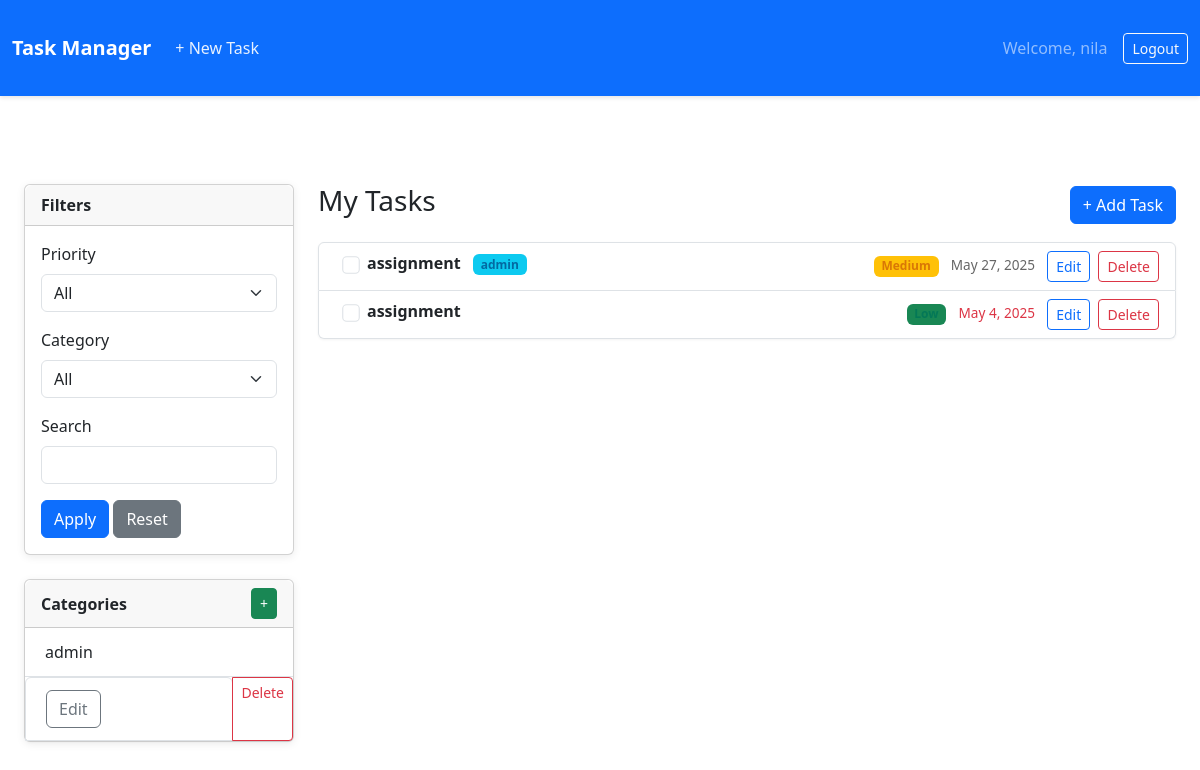
The page / (signed in) on the database as committed earlier.
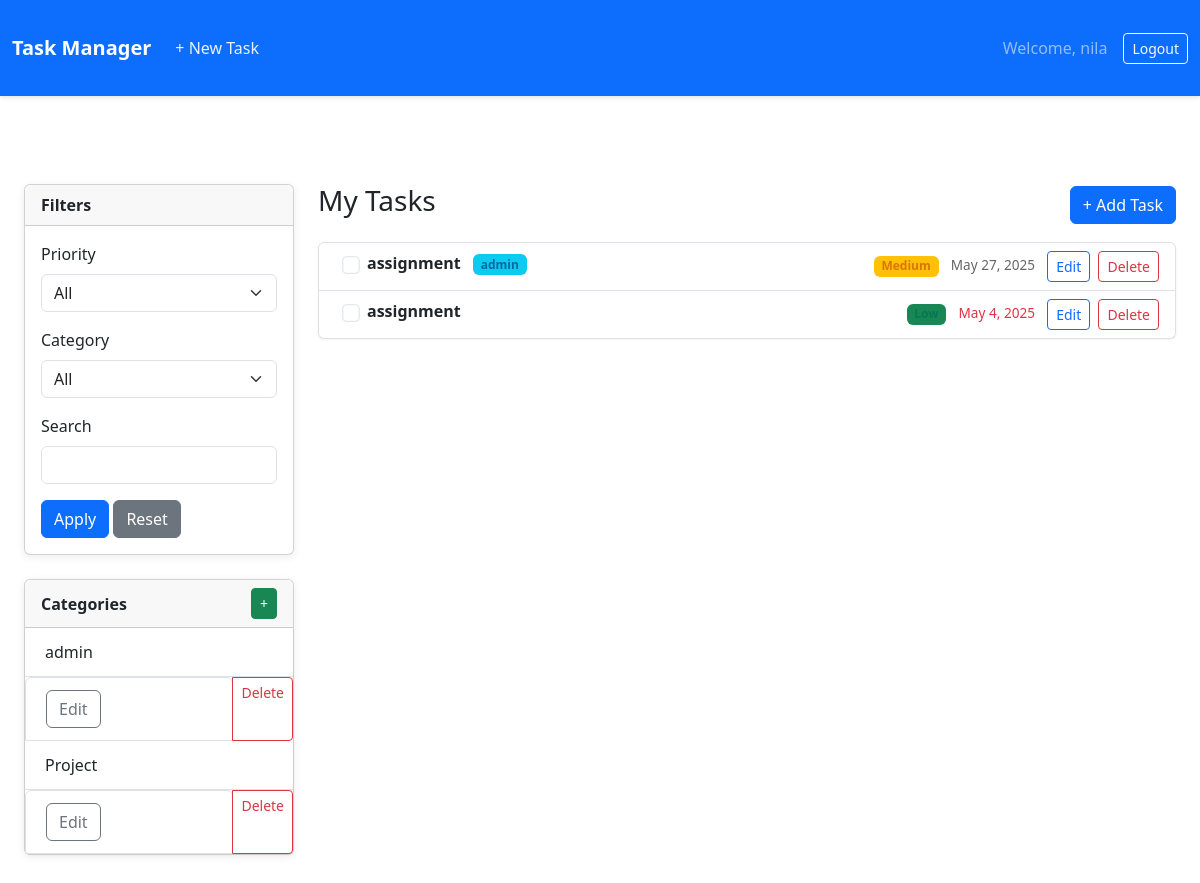
The same page on the database as committed later.
### taskmanager/models.py (models this page shows, shortened)
class Category(models.Model):
    name = models.CharField(max_length=100)
    user = models.ForeignKey(User, on_delete=models.CASCADE)
    class Meta:
        verbose_name_plural = "Categories"

class Task(models.Model):
    PRIORITY_CHOICES = (
        ('H', 'High'),
        ('M', 'Medium'),
        ('L', 'Low'),
    )
    title = models.CharField(max_length=200)
    description = models.TextField(blank=True, null=True)
    due_date = models.DateField(blank=True, null=True)
    completed = models.BooleanField(default=False)
    priority = models.CharField(max_length=1, choices=PRIORITY_CHOICES, default='M')
    category = models.ForeignKey(Category, on_delete=models.SET_NULL, blank=True, null=True)
    user = models.ForeignKey(User, on_delete=models.CASCADE)
    created_at = models.DateTimeField(auto_now_add=True)
    @property
    def is_overdue(self):
        if self.due_date and not self.completed:
            return self.due_date < timezone.now().date()
        return False

### taskmanager/views.py (the view)
# urls.py: path('', views.dashboard, name='dashboard'),
@login_required
def dashboard(request):
    tasks = Task.objects.filter(user=request.user).order_by('-created_at')
    categories = Category.objects.filter(user=request.user)
    category_form = CategoryForm()
    priority = request.GET.get('priority', '')
    category_id = request.GET.get('category', '')
    search_query = request.GET.get('search', '')  # Changed variable name
    if priority:
        tasks = tasks.filter(priority=priority)
    if category_id:
        tasks = tasks.filter(category_id=category_id)
    if search_query: # Apply the filter
        tasks = tasks.filter(title__icontains=search_query)
    context = {
        'tasks': tasks,
        'categories': categories,
        'category_form': category_form,
        'current_priority': priority,
        'current_category': category_id,
        'current_search': search_query,
    }
    return render(request, 'taskmanager/dashboard.html', context)

### taskmanager/forms.py
class CategoryForm(forms.ModelForm):
    class Meta:
        model = Category
        fields = ["name"]

### taskmanager/templates/taskmanager/dashboard.html (shortened to what this page needs)
{% extends "taskmanager/base.html" %}
{% block content %}
<div class="container-fluid mt-4">
    <div class="row">
        <div class="col-md-3">
            <div class="card mb-4">
                <div class="card-header">Filters</div>
                <div class="card-body">
                    <form method="get">
                        <div class="mb-3">
                            <label class="form-label">Priority</label>
                            <select name="priority" class="form-select">
                                <option value="">All</option>
                            </select>
                        </div>
                        <div class="mb-3">
                            <label class="form-label">Category</label>
                            <select name="category" class="form-select">
                                <option value="">All</option>
                            </select>
                        </div>
                        <div class="mb-3">
                            <label class="form-label">Search</label>
                            <input type="text" name="search" class="form-control" value="{{ request.GET.search }}">
                        </div>
                        <button type="submit" class="btn btn-primary">Apply</button>
                        <a href="{% url 'dashboard' %}" class="btn btn-secondary">Reset</a>
                    </form>
                </div>
            </div>
            <div class="card">
                <div class="card-header d-flex justify-content-between align-items-center">
                    <span>Categories</span>
                    <button id="add-category-btn" class="btn btn-sm btn-success" data-bs-toggle="modal" data-bs-target="#categoryModal">+</button>
                </div>
                <div class="list-group list-group-flush">
                    {% for category in categories %}
                    <a href="?category={{ category.id }}"
                       class="list-group-item list-group-item-action d-flex justify-content-between align-items-center {% if request.GET.category == category.id|stringformat:"s" %}active{% endif %}">
                        {{ category.name }}
                        <div class="btn-group btn-group-sm">
                            <button class="btn btn-outline-secondary edit-category-btn"
                                    data-category-id="{{ category.id }}" data-bs-toggle="modal" data-bs-target="#editCategoryModal-{{ category.id }}">
                                Edit
                            </button>
                            <a href="{% url 'delete_category' category.id %}" class="btn btn-outline-danger">Delete</a>
                        </div>
                    </a>
                    {% empty %}
                    <div class="list-group-item text-muted">No categories yet</div>
                    {% endfor %}
                </div>
            </div>
        </div>
        <div class="col-md-9">
            <div class="d-flex justify-content-between align-items-center mb-3">
                <h3>My Tasks</h3>
                <a href="{% url 'add_task' %}" class="btn btn-primary">+ Add Task</a>
            </div>
            {% if tasks %}
            <ul class="list-group">
                {% for task in tasks %}
                <li class="list-group-item d-flex justify-content-between align-items-start {% if task.completed %}list-group-item-light task-completed{% endif %}">
                    <div class="ms-2 me-auto">
                        <input type="checkbox" class="form-check-input me-2 task-checkbox" data-task-id="{{ task.id }}" {% if task.completed %}checked{% endif %}>
                        <div class="fw-bold">{{ task.title }} {% if task.category %}<span class="badge bg-info ms-2">{{ task.category.name }}</span>{% endif %}</div>
                    </div>
                    <div>
                        <span class="badge bg-{% if task.priority == 'H' %}danger{% elif task.priority == 'M' %}warning{% else %}success{% endif %} me-2">
                            {{ task.get_priority_display }}
                        </span>
                        {% if task.due_date %}
                        <span class="due-date me-2 {% if task.is_overdue %}overdue{% endif %}">{{ task.due_date }}</span>
                        {% endif %}
                        <a href="{% url 'edit_task' task.id %}" class="btn btn-sm btn-outline-primary me-1">Edit</a>
                        <a href="{% url 'delete_task' task.id %}" class="btn btn-sm btn-outline-danger">Delete</a>
                    </div>
                </li>
                {% endfor %}
            </ul>
            {% else %}
            <div class="alert alert-info">
                No tasks found. <a href="{% url 'add_task' %}">Add your first task</a>
            </div>
            {% endif %}
        </div>
    </div>
</div>
{% endblock %}

### taskmanager/templates/taskmanager/base.html (shortened to what this page needs)
{% load static %}
<!DOCTYPE html>
<html lang="en">
<head>
    <link rel="stylesheet" href="{% static 'taskmanager/css/style.css' %}">
    <link href="https://cdn.jsdelivr.net/npm/bootstrap@5.3.5/dist/css/bootstrap.min.css" rel="stylesheet">
</head>
<body>
    <nav class="navbar navbar-expand-lg navbar-dark bg-primary">
        <div class="container-fluid">
            <a class="navbar-brand" href="{% url 'dashboard' %}">Task Manager</a>
            <div class="navbar-collapse">
                {% if request.user.is_authenticated %}
                <ul class="navbar-nav me-auto">
                    <li class="nav-item">
                        <a class="nav-link" href="{% url 'add_task' %}">+ New Task</a>
                    </li>
                </ul>
                <span class="navbar-text me-3">Welcome, {{ request.user.username }}</span>
                <a href="{% url 'logout' %}" class="btn btn-sm btn-outline-light">Logout</a>
                {% else %}
                <a href="{% url 'login' %}" class="btn btn-sm btn-outline-light">Login</a>
                <a href="{% url 'register' %}" class="btn btn-sm btn-outline-light ms-2">Register</a>
                {% endif %}
            </div>
        </div>
    </nav>
    <div class="container-fluid mt-4">
        {% block content %}{% endblock %}
    </div>
</body>
</html>

### taskmanager/static/taskmanager/css/style.css (style rules this page uses)
body { background-color: #f8f9fa; font-family: 'Segoe UI', Arial, sans-serif; color: #333; line-height: 1.6; }
@media (min-width: 768px) { .row { display: flex; flex-wrap: wrap; } }
@media (min-width: 768px) { .col-md-3 { flex: 0 0 300px; max-width: 300px; position: relative; width: 100%; padding-right: 15px; padding-left: 15px; } }
@media (min-width: 768px) { .col-md-9 { flex: 1; max-width: calc(100% - 300px); position: relative; width: 100%; padding-right: 15px; padding-left: 15px; } }
.navbar { background-color: #2563eb !important; box-shadow: 0 2px 4px rgba(0,0,0,.1); padding: 0.8rem 1rem; margin-bottom: 0; }
.navbar-brand { font-size: 1.4rem; font-weight: 600; color: white !important; }
.navbar-dark .navbar-nav .nav-link { color: rgba(255, 255, 255, 0.9); }
.navbar-text { color: rgba(255, 255, 255, 0.9); margin-right: 10px; }
.btn-outline-light { border-color: rgba(255, 255, 255, 0.5); }
.container-fluid { max-width: 1200px; padding: 20px; }
.card { border: none; box-shadow: 0 2px 8px rgba(0, 0, 0, 0.08); transition: transform 0.2s ease, box-shadow 0.2s ease; margin-bottom: 20px; border-radius: 8px; background: white; }
.card-header { background-color: #f8f9fa; border-bottom: 1px solid #eaeaea; font-weight: 600; padding: 12px 20px; display: flex; justify-content: space-between; align-items: center; border-radius: 8px 8px 0 0 !important; }
.card-body { padding: 1.25rem; }
.list-group { box-shadow: 0 1px 3px rgba(0,0,0,0.05); border-radius: 8px; }
.list-group-item { border-left: 3px solid transparent; transition: all 0.2s ease; padding: 1rem 1.25rem; display: flex; justify-content: space-between; align-items: center; }
.list-group-item > div:first-child { flex-grow: 1; margin-right: 15px; display: flex; align-items: center; }
.list-group-item > div:first-child > input[type="checkbox"] { margin-right: 15px; transform: scale(1.1); }
.badge { padding: 5px 10px; border-radius: 12px; font-weight: 500; font-size: 0.75rem; }
.bg-warning { background-color: #fef3c7 !important; color: #d97706 !important; }
.bg-success { background-color: #d1fae5 !important; color: #047857 !important; }
.bg-info { background-color: #e0f2fe !important; color: #0369a1 !important; }
.due-date { font-size: 0.85rem; color: #666; margin-right: 15px; }
.overdue { color: #dc3545; font-weight: 500; }
.form-control, .form-select { border-radius: 6px; border: 1px solid #dee2e6; padding: 0.5rem 0.75rem; transition: border-color 0.15s ease-in-out, box-shadow 0.15s ease-in-out; }
.btn { border-radius: 6px; padding: 0.375rem 0.75rem; font-weight: 500; transition: all 0.2s ease; }
.btn-primary { background-color: #2563eb; border-color: #2563eb; }
.btn-outline-primary { color: #2563eb; border-color: #2563eb; }
.btn-outline-danger { color: #dc3545; border-color: #dc3545; }
.btn-sm { font-size: 0.75rem; padding: 0.25rem 0.5rem; }
.list-group-flush .list-group-item { padding: 0.75rem 1.25rem; background-color: transparent; display: flex; justify-content: space-between; align-items: center; }

Rows that differ between the two databases and show on the page:
added Category: name "Project"
